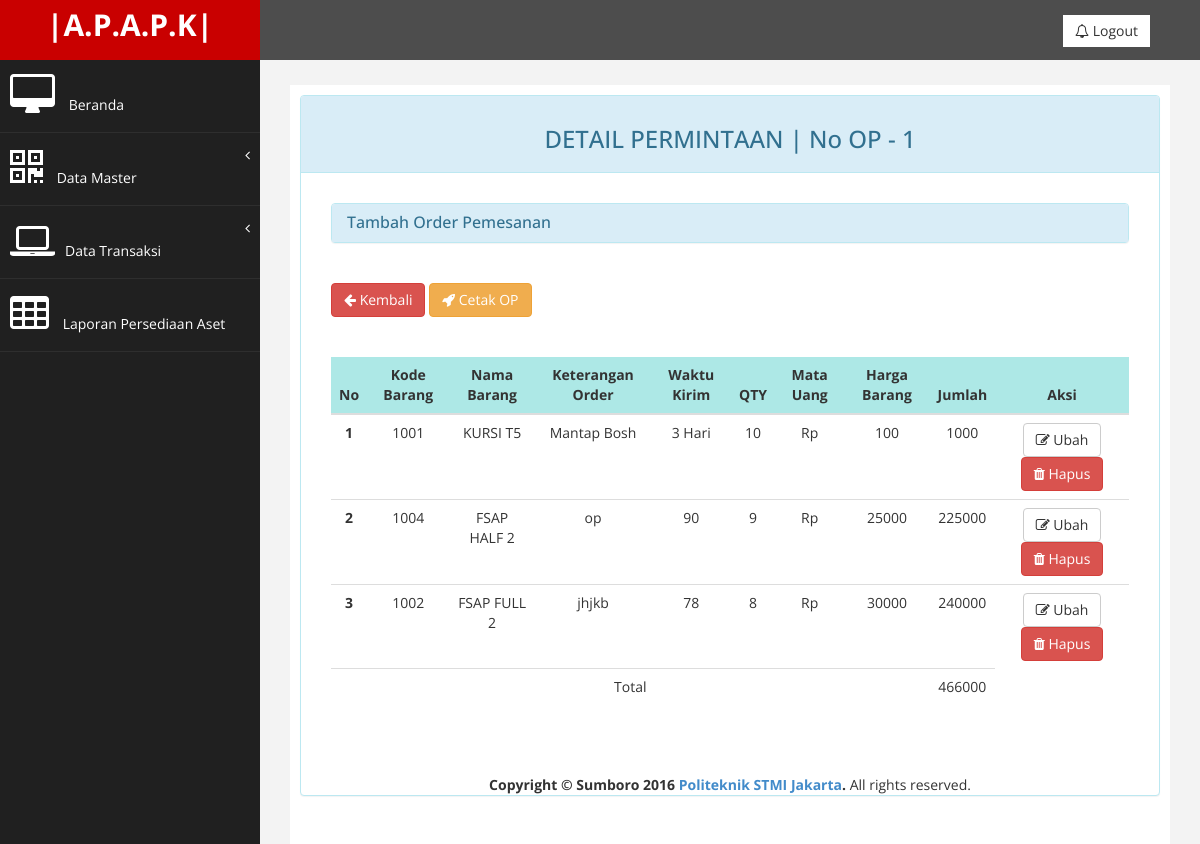
/index.php?halaman=dataop&id=1&tgl_op=2016-09-01 (signed in), run on the app's committed database.
### tables this page shows
CREATE TABLE IF NOT EXISTS `order_pemesanan` (
  `no_order` int(10) NOT NULL AUTO_INCREMENT,
  `nop` int(10) NOT NULL,
  `kode_brg` int(10) NOT NULL,
  `tggl_order` date NOT NULL,
  `jml_order` int(10) NOT NULL,
  `qty` int(10) NOT NULL,
  `waktu_kirim` varchar(30) NOT NULL,
  `ktrgn_order` varchar(50) NOT NULL,
  PRIMARY KEY (`no_order`)
);

CREATE TABLE IF NOT EXISTS `ms_brg` (
  `kode_brg` int(10) NOT NULL AUTO_INCREMENT,
  `nama_brg` varchar(25) NOT NULL,
  `mata_uang` varchar(10) NOT NULL,
  `harga_brg` int(12) NOT NULL,
  `ktrg_brg` varchar(50) NOT NULL,
  PRIMARY KEY (`kode_brg`)
);

### dataop.php (the view, shortened to what this page needs)
<?php
$total=0;
$id='';
$tgl_op='';
if(ISSET($_GET['id']))
{
	$id=$_GET['id'];
}
if(ISSET($_GET['tgl_op']))
{
	$tgl_op=$_GET['tgl_op'];
}
$no = 0;
?>
<div class="row">
                <div class="col-md-12">
                    <div class="panel panel-info	">
                        <div class="panel-heading" align="center">
                             <h3>DETAIL PERMINTAAN | No OP - <?php echo $id ; ?></h3>
                        </div>
						<div class="panel-body">
						<div class="panel-group" id="accordion">
<div class="panel-body">
<div class="panel panel-info">
 <div class="panel-heading">
 <h2 class="panel-title">
<a data-toggle="collapse" data-parent="#accordion" href="#collapseOne" class="collapsed">Tambah Order Pemesanan</a></h2></div>
</div><br><br>
<tr><a href="index.php?halaman=datanop" class="btn btn-danger"><i class="fa fa-arrow-left"></i> Kembali</a></tr>
<tr><a href="javascript:void(0);" plain="true" onclick="window.open('cetak-op.php?id=<?php echo $id; ?>&tgl_op=<?php echo $tgl_op ; ?>',
'Purchashing Order','size=800,height=800,scrollbars=yes,resizeable=no')" class="btn btn-warning	"><i class="fa fa-rocket"></i> Cetak OP</a></tr>
                            <div class="table-responsive">
                            <div class="table-responsive">
<table class="table table-hover" id="dataTables-example">
    <thead>
        <tr bgcolor="#ADE8E6">
			<th>No</th>
            <th>Kode Barang</th>
			<th>Nama Barang</th>
            <th>Keterangan Order</th>
			<th>Waktu Kirim</th>
			<th>QTY</th>
			<th>Mata Uang</th>
			<th>Harga Barang</th>
            <th>Jumlah</th>
			 <th>Aksi</th>
        </tr>
    </thead>
    <tbody>
        <?php
		$conditions="";
		if(ISSET($_GET['id']))
{
	$conditions = " and op.nop='".$_GET['id']."'";
}
        if(isset($_POST['button'])){
            $tcari=$_POST['tcari'];
            $us = mysql_query("SELECT * FROM order_pemesanan JOIN op ON order_pemesanan.nop = op.nop JOIN ms_brg ON order_pemesanan.kode_brg = ms_brg.kode_brg WHERE $id LIKE '%".$_POST['tcari']. "' or $tgl_op LIKE '%".$_POST['tcari']. "'");
        }else{
            $us = mysql_query("SELECT * FROM order_pemesanan JOIN op ON order_pemesanan.nop = op.nop JOIN ms_brg ON order_pemesanan.kode_brg = ms_brg.kode_brg $conditions");
        }
        while($data=mysql_fetch_array($us))
        {
			$jumlah=$data['qty']*$data['harga_brg'];
			$total+=$jumlah ;
			$no++;
        ?>
        <tr align="center">
			<td><b><?php echo $no ; ?></b></td>
            <td><?php echo $data['kode_brg'] ?></td>
            <td><?php echo $data['nama_brg'] ?></td>
			<td><?php echo $data['ktrgn_order'] ?></td>
			<td><?php echo $data['waktu_kirim'] ?></td>
			<td><?php echo $data['qty'] ?></td>
			<td><?php echo $data['mata_uang'] ?></td>
			<td><?php echo $data['harga_brg'] ?></td>
			<td><?php echo $jumlah ; ?></td>
            <td>
               <a href="index.php?halaman=ubahdataop&no_order=<?php echo $data['no_order']; ?>" class="btn btn-default"><i class="fa fa-edit"></i> Ubah</a>
               <a href="index.php?halaman=hapusop&no_order=<?php echo $data['no_order']; ?>" onclick="return confirm('Apakah anda yakin akan menghapus data ini?')" class="btn btn-danger"><i class="fa fa-trash"></i> Hapus</a>
            </td>
        </tr>
        <?php
    }
    ?>
	<tr>
        <td colspan='8' align='center'>Total</td>
        <td colspan='1' align='center'><?php echo $total ?></td></tr>
    </tbody>
</table>
</div>
                        </div>
                    </div>
                </div>
            </div>

### assets/css/custom.css (style rules this page uses)
body { font-family: 'Open Sans', sans-serif; }
h2 { color: #f00; }

### data on the page
order_pemesanan: kode_brg.kode_brg "1001", kode_brg.nama_brg "KURSI T5", ktrgn_order "Mantap Bosh", waktu_kirim "3 Hari", qty "10", kode_brg.mata_uang "Rp", kode_brg.harga_brg "100", qty.harga_brg "1000"
order_pemesanan: kode_brg.kode_brg "1004", kode_brg.nama_brg "FSAP HALF 2", ktrgn_order "op", waktu_kirim "90", qty "9", kode_brg.mata_uang "Rp", kode_brg.harga_brg "25000", qty.harga_brg "225000"
order_pemesanan: kode_brg.kode_brg "1002", kode_brg.nama_brg "FSAP FULL 2", ktrgn_order "jhjkb", waktu_kirim "78", qty "8", kode_brg.mata_uang "Rp", kode_brg.harga_brg "30000", qty.harga_brg "240000"

### other printed values
$id "1"
$total "466000"
